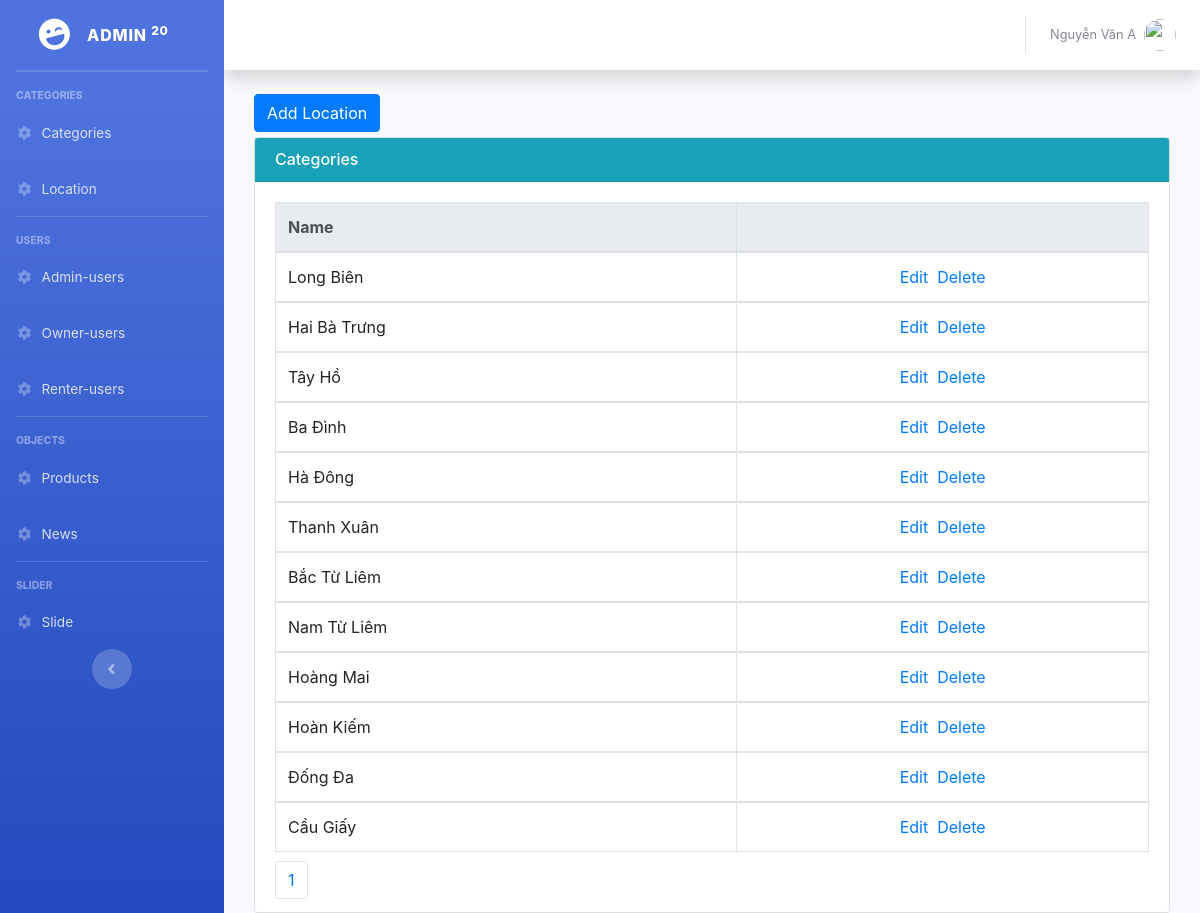
/Backend/Admin/index.php?controller=location&action=read (signed in), run on the app's committed database.
### tables this page shows
CREATE TABLE `location` (
  `id` int(11) NOT NULL,
  `name` varchar(500) NOT NULL
);

### Backend/Admin/Controllers/LocationController.php (called while the page is built, shortened)
<?php
	include "Models/LocationModel.php";
	class LocationController extends LocationModel{
		public function read(){
			$recordPerPage = 15;
			$numPage = ceil($this->modelTotal()/$recordPerPage);
			$listRecord = $this->modelRead($recordPerPage);
			include "Views/LocationView.php";
		}
	}
 ?>

### Backend/Admin/Models/LocationModel.php (called while the page is built, shortened)
<?php
	class LocationModel{
		public function modelRead($recordPerPage){
			$total = $this->modelTotal();
			$numPage = ceil($total/$recordPerPage);
			$page = isset($_GET["p"]) && $_GET["p"] > 0 ? $_GET["p"]-1 : 0;
			$from = $page * $recordPerPage;
			$conn = Connection::getInstance();
			$query = $conn->query("select * from location order by id desc limit $from, $recordPerPage");
			return $query->fetchAll();
		}
		public function modelTotal(){
			$conn = Connection::getInstance();
			$query = $conn->query("select id from location order by id desc");
			return $query->rowCount();
		}
	}
 ?>

### Backend/Admin/Views/LocationView.php (the view, shortened to what this page needs)
<div class="col-md-12" >
    <div style="margin-bottom:5px;">
        <a href="index.php?controller=location&action=create" class="btn btn-primary">Add Location</a>
    </div>
    <div class="card card-primary">
        <h6 class="card-header bg-info" style="color: white">Categories</h6>
        <div class="card-body">
            <table class="table table-bordered">
              <thead class="thead-light">
                <tr>
                  <th scope="col">Name</th>
                  <th scope="col"></th>
                </tr>
              </thead>
              <?php foreach($listRecord as $rows): ?>
              <tbody>
                <tr>
                  <td><?php echo $rows->name; ?></td>
                  <td style="text-align:center;">
                      <a href="index.php?controller=location&action=update&id=<?php echo $rows->id; ?>">Edit</a>&nbsp;
                        <a href="index.php?controller=location&action=delete&id=<?php echo $rows->id; ?>" onclick="return window.confirm('Are you sure?');">Delete</a>
                  </td>
                </tr>
              </tbody>
              <?php endforeach; ?>
            </table>
            <ul class="pagination">
                <li class="page-item">
                    <?php for($i = 1; $i <= $numPage; $i++): ?>
                    <a href="index.php?controller=location&action=read&p=<?php echo $i; ?>" class="page-link"><?php echo $i; ?></a>
                    <?php endfor; ?>
                </li>
            </ul>
        </div>
    </div>
</div>

### Backend/Admin/Views/LocationView.php (style rules this page uses)
.pagination { padding:0px; margin:0px; }
.page-link { display: inline; }

### data on the page
location: name "Long Biên"
location: name "Hai Bà Trưng"
location: name "Tây Hồ"
location: name "Ba Đình"
location: name "Hà Đông"
location: name "Thanh Xuân"
location: name "Bắc Từ Liêm"
location: name "Nam Từ Liêm"
location: name "Hoàng Mai"
location: name "Hoàn Kiếm"
location: name "Đống Đa"
location: name "Cầu Giấy"

### other printed values
$_SESSION["AdminName"] "Nguyễn Văn A"
